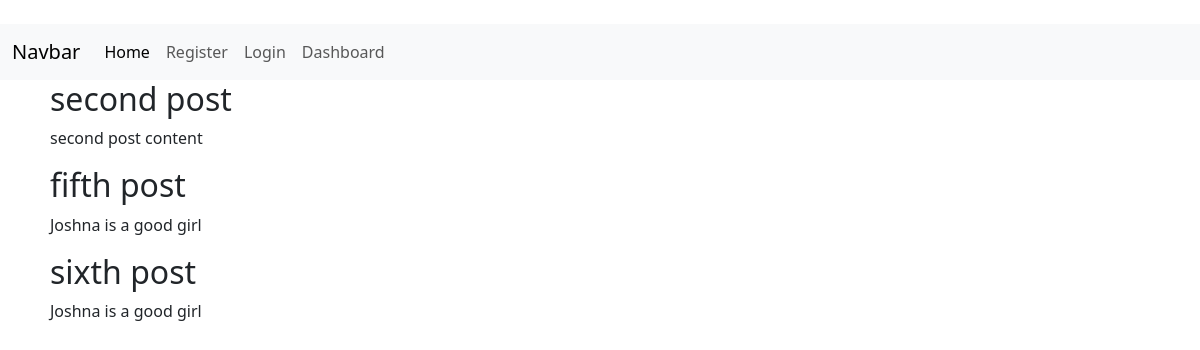
/my_posts (signed in), run on the app's committed database.
### db_models.py (models this page shows, shortened)
class Post(db.Model):
    __tablename__ = 'posts'
    id = db.Column(db.Integer, primary_key=True)
    title = db.Column(db.String(120), nullable=False)
    content = db.Column(db.Text, nullable=False)
    user_id = db.Column(db.Integer, db.ForeignKey('users.id'), nullable=False)
    author = db.relationship('User', back_populates='posts')

### app.py (the view)
@app.route("/my_posts", methods=["GET"])
@jwt_required(locations=["cookies"])
def get_my_posts():
    current_user_id = get_jwt_identity() # SQLA performing data type coercion when checking against the database.
    posts = Post.query.filter_by(user_id=current_user_id).all()
    post_list = [{'id': post.id, 'title': post.title, 'content': post.content}for post in posts]
    return render_template("my_posts.html", posts=post_list)

### templates/my_posts.html (shortened to what this page needs)
{% extends "layout.html" %}
{% block content %}
    {% if posts %}
        {% for post in posts %}
            <div>
                <h2>{{ post.title }}</h2>
                <p>{{ post.content }}</p>
            </div>
        {% endfor %}
    {% endif %}
{% endblock %}

### data on the page
Post: title "second post", content "second post content"
Post: title "fifth post", content "Joshna is a good girl"
Post: title "sixth post", content "Joshna is a good girl"
